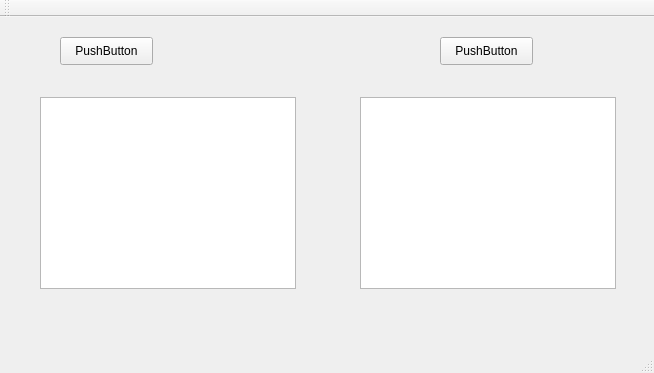
<?xml version="1.0" encoding="UTF-8"?>
<ui version="4.0">
 <class>MainWindow</class>
 <widget class="QMainWindow" name="MainWindow">
  <property name="geometry">
   <rect>
    <x>0</x>
    <y>0</y>
    <width>654</width>
    <height>373</height>
   </rect>
  </property>
  <property name="windowTitle">
   <string>MainWindow</string>
  </property>
  <widget class="QWidget" name="centralWidget">
   <widget class="QPushButton" name="pushButton">
    <property name="geometry">
     <rect>
      <x>60</x>
      <y>20</y>
      <width>93</width>
      <height>28</height>
     </rect>
    </property>
    <property name="text">
     <string>PushButton</string>
    </property>
   </widget>
   <widget class="QPushButton" name="pushButton_2">
    <property name="geometry">
     <rect>
      <x>440</x>
      <y>20</y>
      <width>93</width>
      <height>28</height>
     </rect>
    </property>
    <property name="text">
     <string>PushButton</string>
    </property>
   </widget>
   <widget class="QTextBrowser" name="textBrowser">
    <property name="geometry">
     <rect>
      <x>40</x>
      <y>80</y>
      <width>256</width>
      <height>192</height>
     </rect>
    </property>
   </widget>
   <widget class="QTextBrowser" name="textBrowser_2">
    <property name="geometry">
     <rect>
      <x>360</x>
      <y>80</y>
      <width>256</width>
      <height>192</height>
     </rect>
    </property>
   </widget>
  </widget>
  <widget class="QMenuBar" name="menuBar">
   <property name="geometry">
    <rect>
     <x>0</x>
     <y>0</y>
     <width>654</width>
     <height>26</height>
    </rect>
   </property>
  </widget>
  <widget class="QToolBar" name="mainToolBar">
   <attribute name="toolBarArea">
    <enum>TopToolBarArea</enum>
   </attribute>
   <attribute name="toolBarBreak">
    <bool>false</bool>
   </attribute>
  </widget>
  <widget class="QStatusBar" name="statusBar"/>
 </widget>
 <layoutdefault spacing="6" margin="11"/>
 <resources/>
 <connections/>
</ui>
